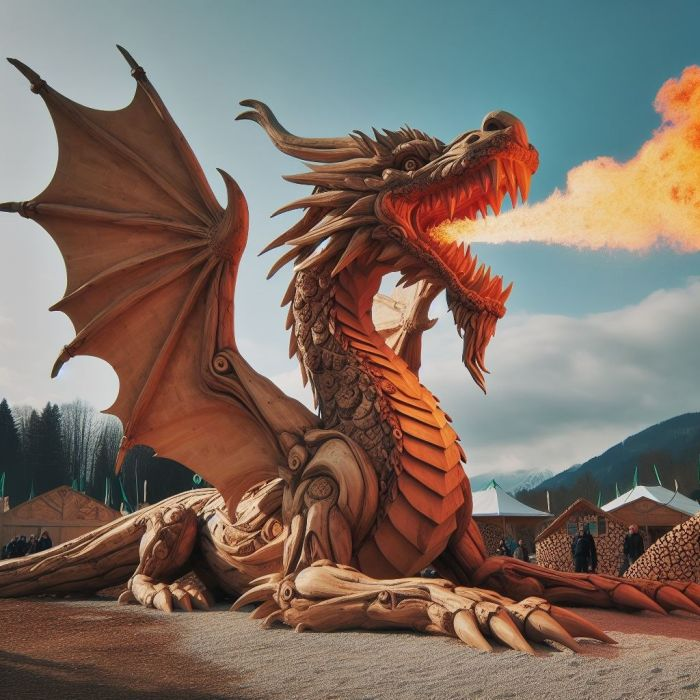
#> input picture dragon.jpg, 700 x 700 px
$ python Practica06_VI_Filtros3.py   (older library calls are emulated)
#> lines starting #> are read from the running program, lines starting #| are printed output that depends on the picture; after the words box and inside, x2 and y2 are one past the last pixel; in counts of white or black regions, pixels touching at a corner belong together
import cv2
import numpy as np

imagen = cv2.imread('dragon.jpg' ,0)
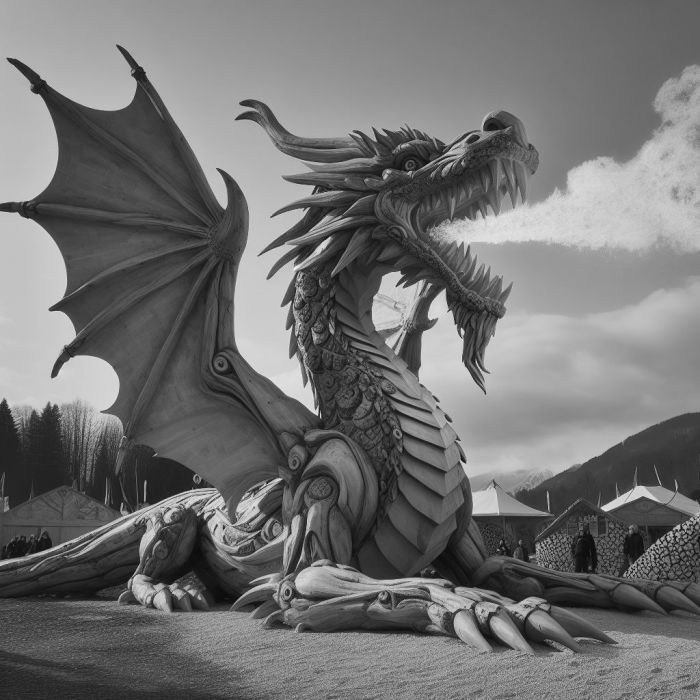
#> imagen: shape (700, 700); min 0, max 247, mean 114

def roberts(imagen):
    kernel_x = np.array([[1, 0], [0, -1]])
    kernel_y = np.array([[0, 1], [-1, 0]])
    roberts_x = cv2.filter2D(imagen, -1, kernel_x)
    roberts_y = cv2.filter2D(imagen, -1, kernel_y)
    roberts_combined = cv2.addWeighted(np.abs(roberts_x), 0.5, np.abs(roberts_y), 0.5, 0)
    return roberts_combined

def sobel(imagen):
    sobel_x = cv2.Sobel(imagen, cv2.CV_64F, 1, 0, ksize=3)
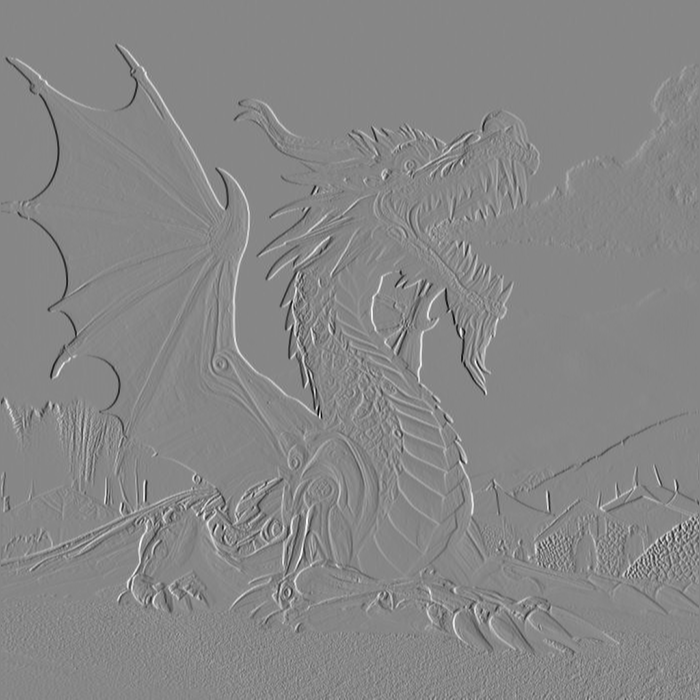
#> sobel_x: shape (700, 700) float64; min -729, max 649, mean -0.1; drawn with min black and max white
    sobel_y = cv2.Sobel(imagen, cv2.CV_64F, 0, 1, ksize=3)
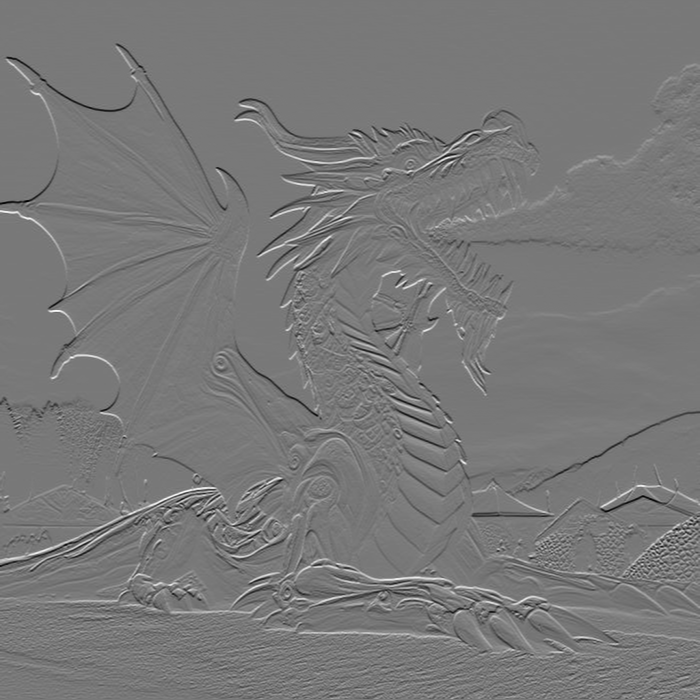
#> sobel_y: shape (700, 700) float64; min -624, max 692, mean -0.4; drawn with min black and max white
    sobel_combinado = cv2.addWeighted(np.abs(sobel_x), 0.5, np.abs(sobel_y), 0.5, 0)
    return sobel_combinado

def prewitt(imagen):
    kernel_x = np.array([[1, 0, -1], [1, 0, -1], [1, 0, -1]])
    kernel_y = np.array([[1, 1, 1], [0, 0, 0], [-1, -1, -1]])
    prewitt_x = cv2.filter2D(imagen, -1, kernel_x)
    prewitt_y = cv2.filter2D(imagen, -1, kernel_y)
    prewitt_combined = cv2.addWeighted(np.abs(prewitt_x), 0.5, np.abs(prewitt_y), 0.5, 0)
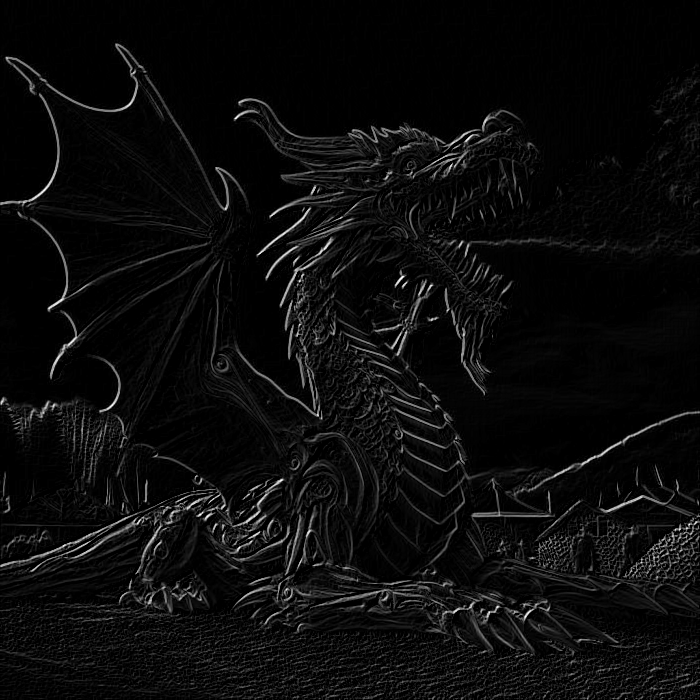
#> prewitt_combined: shape (700, 700); min 0, max 255, mean 11.6
    return prewitt_combined

sobel_resultado = sobel(imagen)
prewitt_resultado = prewitt(imagen)
roberts_resultado = roberts(imagen)
#> in roberts, `roberts_y = cv2.filter2D(imagen, -1, kernel_y)`:
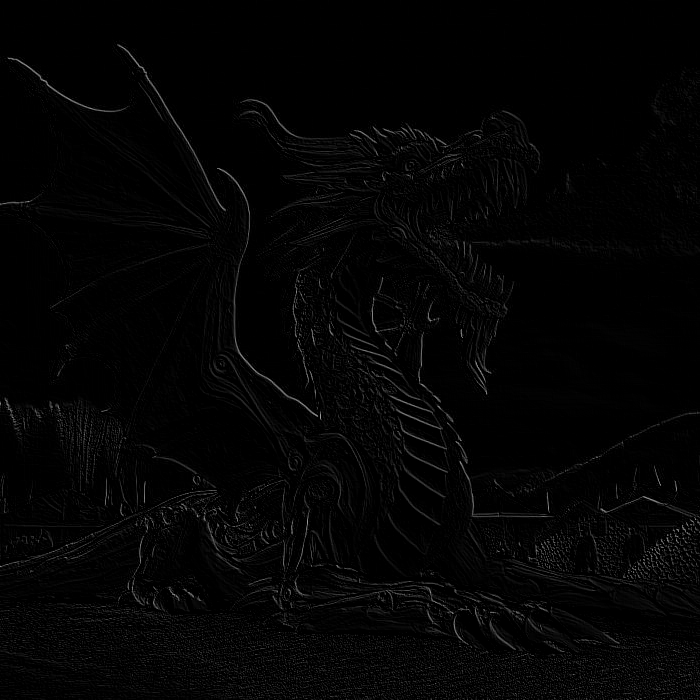
#> roberts_y: shape (700, 700); min 0, max 160, mean 4

cv2.imshow('Sobel',sobel_resultado)
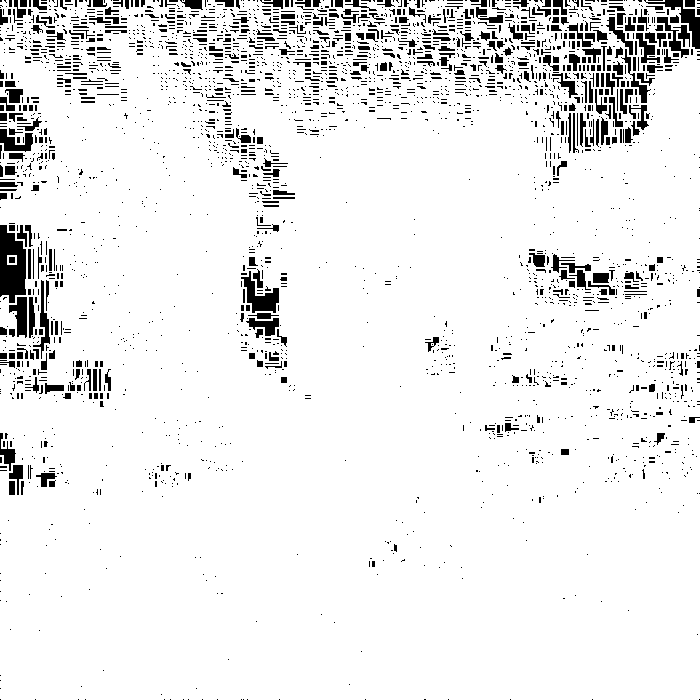
#> window 'Sobel': shape (700, 700); 92.4% white; 3073 black regions (2669 under 20 px), largest, box (x1, y1, x2, y2) and area: (0, 225, 26, 303) 1497, (241, 271, 279, 313) 684, (644, 0, 700, 49) 636
cv2.imshow('Prewitt',prewitt_resultado)
cv2.imshow('roberts',roberts_resultado)

cv2.imwrite('Sobel.jpg',sobel_resultado)
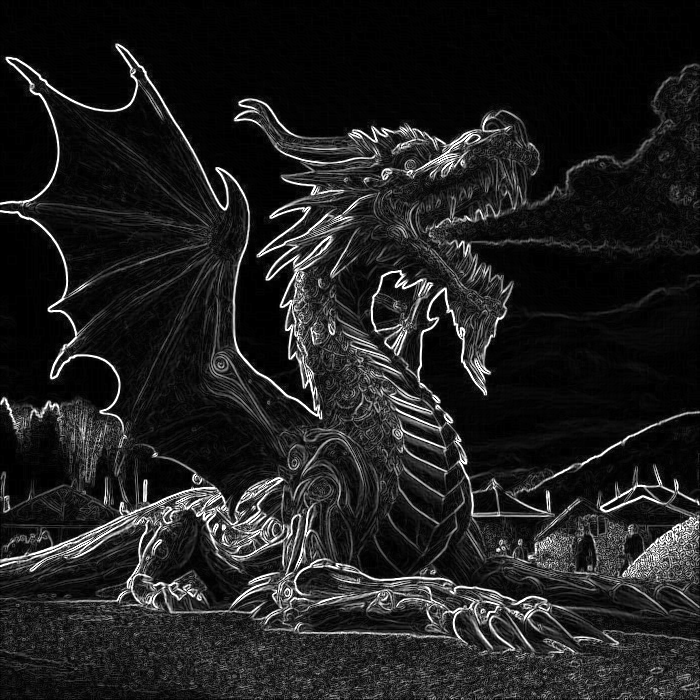
#> saved as Sobel.jpg: shape (700, 700); min 0, max 255, mean 31.5
cv2.imwrite('Prewitt.jpg',prewitt_resultado)
cv2.imwrite('roberts.jpg',roberts_resultado)

cv2.waitKey(0)
cv2.destroyAllWindows()

$ run again, with Ladrillos.jpg copied over dragon.jpg
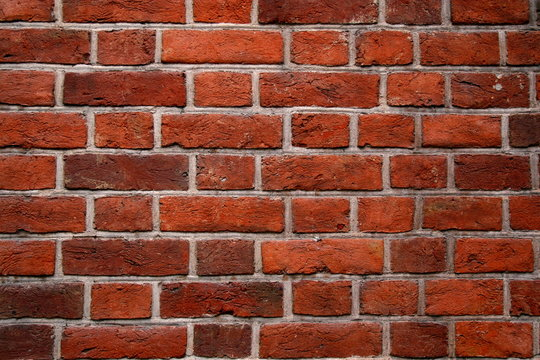
#> input picture Ladrillos.jpg, 540 x 360 px
#> `cv2.imshow('Sobel',sobel_resultado)`:
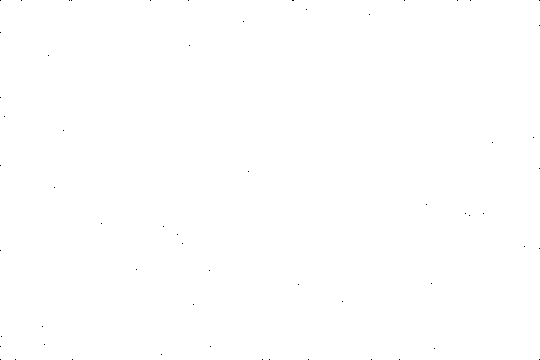
#> window 'Sobel': shape (360, 540); 100% white; black in thin lines or dots
#> `cv2.imwrite('Sobel.jpg',sobel_resultado)`:
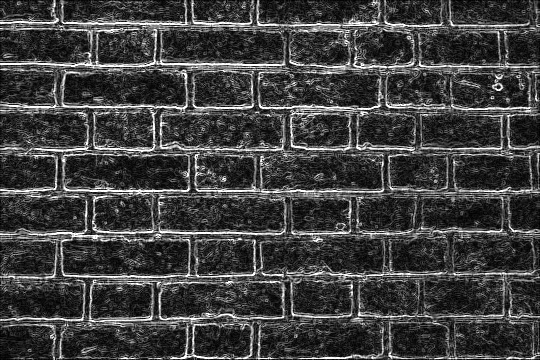
#> saved as Sobel.jpg: shape (360, 540); min 0, max 255, mean 63.6
